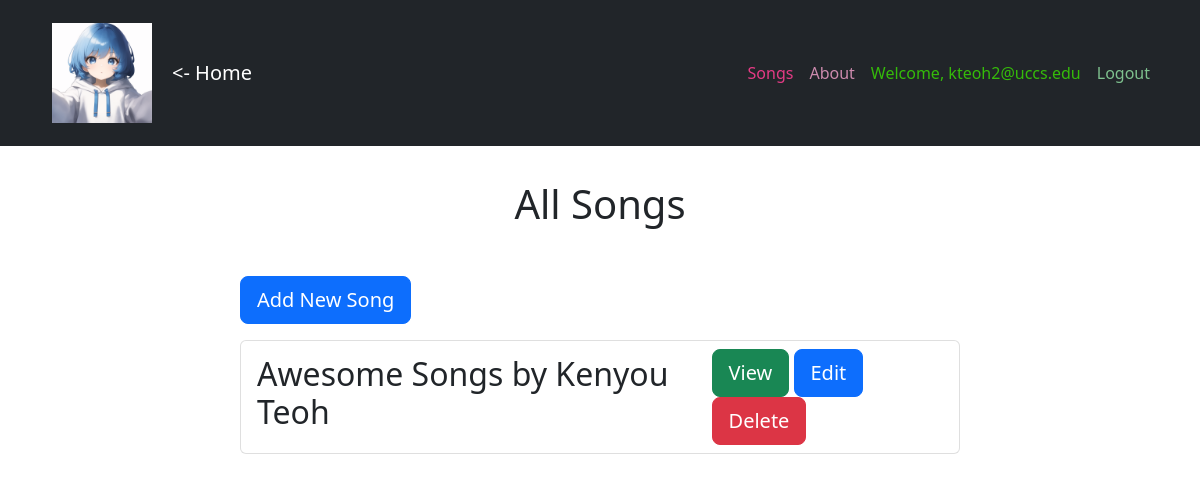
The app's page /songs/ (signed in) with its own data.
### musicApp/models.py (models this page shows, shortened)
class User(AbstractUser):
    username = None
    email = models.EmailField(unique=True)
    USERNAME_FIELD = 'email'
    REQUIRED_FIELDS = []
    objects = UserManager()

class Song(models.Model):
    name = models.CharField(max_length=100)
    artist = models.CharField(max_length=100)
    description = models.TextField(blank=True)

### musicApp/views.py (the view)
# urls.py: path('songs/', views.SongListView.as_view(), name='songs'),
class SongListView(ListView):
    model = Song
    context_object_name = "songs"
    template_name = "musicApp/song_list.html"

### musicApp/templates/musicApp/song_list.html (shortened to what this page needs)
{% extends 'musicApp/base.html' %}
{% block content %}
    <link href="https://cdn.jsdelivr.net/npm/bootstrap@5.2.3/dist/css/bootstrap.min.css" rel="stylesheet">
    <div class="container">
        <h1 class="text-center mt-5" tabindex="0">All Songs</h1>
        <div class="row justify-content-center mt-5">
            <div class="col-md-8">
                {% if user.is_authenticated %}
                    <a href="{% url 'song_new' %}" class="btn btn-primary btn-lg mb-3" tabindex="0">Add New Song</a>
                {% endif %}
                <ul class="list-group">
                    {% for song in songs %}
                        <li class="list-group-item">
                            <div class="d-flex justify-content-between align-items-center">
                                <div>
                                    <h2 tabindex="0">{{ song.name }} by {{ song.artist }}</h2>
                                </div>
                                <div>
                                    <a href="{% url 'song_detail' song.id %}" class="btn btn-lg btn-success" tabindex="0">View</a>
                                    {% if user.is_authenticated %}
                                        <a href="{% url 'song_edit' song.id %}" class="btn btn-lg btn-primary mr-2" tabindex="0">Edit</a>
                                        <a href="{% url 'song_delete' song.id %}" class="btn btn-lg btn-danger" tabindex="0">Delete</a>
                                    {% endif %}
                                </div>
                            </div>
                        </li>
                    {% empty %}
                        <li class="list-group-item" tabindex="0">No songs available</li>
                    {% endfor %}
                </ul>
            </div>
        </div>
    </div>
{% endblock %}

### musicApp/templates/musicApp/base.html (shortened to what this page needs)
{% load static %}
<!DOCTYPE html>
<html lang="en">
<head>
    {% load bootstrap5 %}
    {% bootstrap_css %}
</head>
<body>
    <nav class="navbar navbar-expand-md navbar-dark bg-dark fixed-top">
        <div class="container">
            <a class="navbar-brand d-flex align-items-center" href="{% url 'songs' %}">
                <img src="{% static 'images/image.png' %}" alt="Home Page - Click to go to the songs page" style="width: 100px; margin: 10px;">
                <span style="margin-left: 10px;"><- Home</span>
            </a>
            <div class="collapse navbar-collapse" id="navbarCollapse">
                <ul class="navbar-nav ms-auto">
                    <li class="nav-item">
                        <a class="nav-link font-weight-bold" href="{% url 'songs' %}" style="color: red;">Songs</a>
                    </li>
                    <li class="nav-item">
                        <a class="nav-link font-weight-bold" href="{% url 'about' %}" style="color: yellow;">About</a>
                    </li>
                    {% if user.is_authenticated %}
                    <li class="nav-item">
                        <span class="nav-link font-weight-bold" style="color: white;">Welcome, {{ user.email }}</span>
                    </li>
                    <li class="nav-item">
                        <a class="nav-link font-weight-bold" href="{% url 'logout' %}" style="color: blue;">Logout</a>
                    </li>
                    {% else %}
                    <li class="nav-item">
                        <a class="nav-link font-weight-bold" href="{% url 'login' %}" style="color: green;">Login</a>
                    </li>
                    {% endif %}
                </ul>
            </div>
        </div>
    </nav>
    <div class="container" style="margin-top: 180px;">
        {% block content %}
        {% endblock %}
    </div>
</body>
</html>

### records on screen
User: email "kteoh2@uccs.edu"
Song: name "Awesome Songs", artist "Kenyou Teoh"
